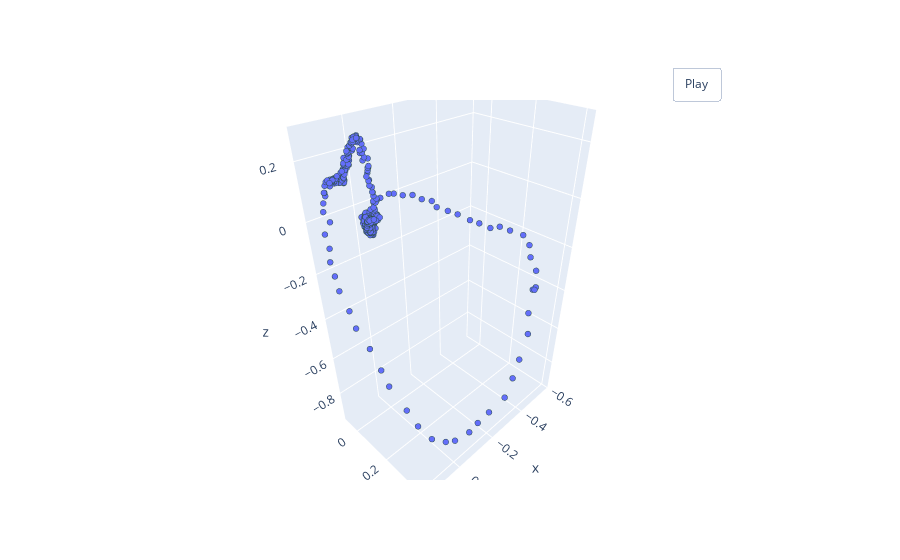

Notebook code for this chart:
### Markdown cell above
__Более высокий рандомный шум на трейновых данных:__

### Code cell
train_transforms = transforms.Compose([
                    Normalize(),
                    PointSampler_weighted(512),
                    RandomNoise(std=0.005),
                    ToTensor()
                    ])

val_transforms = transforms.Compose([
                    Normalize(),
                    PointSampler_weighted(512),
                    ToTensor()
                    ])
                    
DATASET_PATH = "final_pointcloud_dataset"
train_ds = PointCloudData(DATASET_PATH, "train", transform=train_transforms)
valid_ds = PointCloudData(DATASET_PATH, "val", transform=val_transforms)

train_loader = DataLoader(dataset=train_ds, batch_size=BATCH_SIZE, shuffle=True, drop_last=True)
valid_loader = DataLoader(dataset=valid_ds, batch_size=BATCH_SIZE)

pcshow(*train_ds[0]['pointcloud'].T)

### Figure 1 — Plotly figure (JSON) as saved in the notebook; plotly's stock layout.template omitted (floating-point values rounded to 4 significant figures; data arrays with more than 128 entries replaced by an {"elided": "..."} marker saying what was removed)
{"data": [{"marker": {"line": {"color": "DarkSlateGrey", "width": 2}, "size": 2}, "mode": "markers", "type": "scatter3d", "x": {"elided": "512 float values"}, "y": {"elided": "512 float values"}, "z": {"elided": "512 float values"}}], "layout": {"updatemenus": [{"buttons": [{"args": [null, {"frame": {"duration": 50, "redraw": true}, "fromcurrent": true, "mode": "immediate", "transition": {"duration": 0}}], "label": "Play", "method": "animate"}], "pad": {"r": 10, "t": 45}, "showactive": false, "type": "buttons", "x": 0.8, "xanchor": "left", "y": 1, "yanchor": "bottom"}]}}
